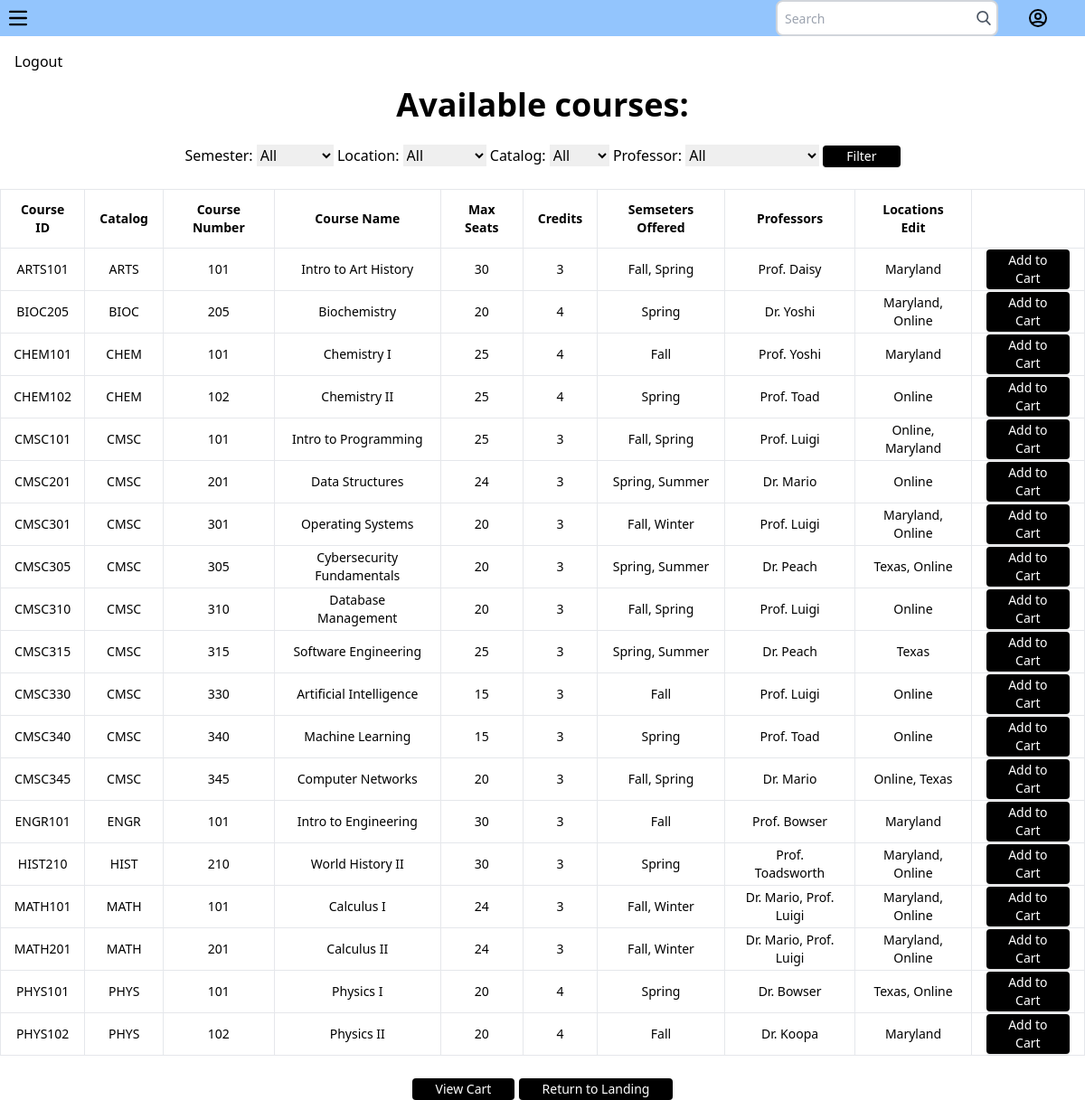
The page /courses (signed in) on the database its author committed.
### src/app.py (models this page shows, shortened)
class Course(db.Model):
    __tablename__ = 'courses'
    catalog = db.Column(db.String(4), nullable=False)
    course_number = db.Column(db.Integer, nullable=False)
    course_id = db.Column(db.String(7), primary_key=True, unique=True)
    semesters_offered = db.Column(JSON, nullable=True)
    course_name = db.Column(db.String(250), nullable=True)
    description = db.Column(db.String(250), nullable=True)
    max_seats = db.Column(db.Integer, nullable=False)
    locations_offered = db.Column(JSON, nullable=True)
    prereqs = db.Column(JSON, nullable=True)
    faculty = db.Column(JSON, nullable=True)
    credits_awarded = db.Column(db.Integer, nullable=False)
    required_technology = db.Column(db.String(250), nullable=True)
    reporting_instructions = db.Column(db.String(250), nullable=True)

### src/app.py (the view)
@app.route('/courses', methods=['GET', 'POST'])
@login_required
def view_courses():
    selected_location = request.args.get('location', '')
    selected_semester = request.args.get('semester', '')
    selected_professor = request.args.get('professor', '')
    selected_catalog = request.args.get('catalog', '')
    all_courses = Course.query.order_by(asc(Course.course_id))
    filtered_courses = all_courses.all()
    semesters = list(set(chain.from_iterable(course.semesters_offered for course in all_courses)))
    locations = list(set(chain.from_iterable(course.locations_offered for course in all_courses)))
    professors = list(set(chain.from_iterable(course.faculty for course in all_courses)))
    catalogs = Course.query.with_entities(Course.catalog).distinct().all()
    semesters.sort()
    locations.sort()
    professors.sort()
    catalogs.sort()
    for course in all_courses:
        if selected_semester:
            if not selected_semester in course.semesters_offered:
                try:
                    filtered_courses.remove(course)
                except:
                    pass
            all_courses = filtered_courses
        if selected_location:
            if not selected_location in course.locations_offered:
                try:
                    filtered_courses.remove(course)
                except:
                    pass
            all_courses = filtered_courses
        if selected_professor:
            if not selected_professor in course.faculty:
                try:
                    filtered_courses.remove(course)
                except:
                    pass
            all_courses = filtered_courses
        if selected_catalog:
            if selected_catalog != course.catalog:
                try:
                    filtered_courses.remove(course)
                except:
                    pass
            all_courses = filtered_courses
    return render_template(
        'view_courses.html',
        courses=all_courses,
        semesters=semesters,
        locations=locations,
        catalogs=[cat[0] for cat in catalogs],
        professors=professors
    )

### src/app.py (called while the page is built)
@login_mgr.user_loader
def load_user(id):
    return User.query.get(int(id))

### src/templates/view_courses.html (shortened to what this page needs)
<!DOCTYPE html>
<html lang="en">
<head>
    <link rel="stylesheet" href="{{url_for('static', filename='dist/css/table.css')}}">
</head>
<body>
    <nav class="bg-blue-300 w-full">
        <div class="flex justify-between">
            <div>
                <button data-collapse-toggle="navbar-hamburger" type="button" class="inline-flex items-center justify-center p-2 w-10 h-10 text-sm text-black rounded-lg aria-controls="navbar-hamburger" aria-expanded="false">
                    <svg class="w-5 h-5" aria-hidden="true" xmlns="http://www.w3.org/2000/svg" fill="none" viewBox="0 0 17 14">
                        <path stroke="currentColor" stroke-linecap="round" stroke-linejoin="round" stroke-width="2" d="M1 1h15M1 7h15M1 13h15"/>
                    </svg>
                </button>
            </div>
            <div class="relative flex justify-between right-10">
                <div class="relative right-8">
                    <input
                        class="border-2 border-gray-300 bg-white h-10 pl-2 pr-8 rounded-lg text-sm focus:outline-none"
                        type="search" name="search" placeholder="Search">
                    <button type="submit" class="absolute right-0 top-0 mt-3 mr-2">
                    </button>
                </div>
                <a class="relative flex items-center" href="#">
                </a>
            </div>
        </div>
    </nav>
    <aside class="bg-gray-100 w-64 h-full fixed top-0 left-0 p-4">
        <ul>
            <li><a href="{{url_for('logout')}}" class="block text-black hover:text-blue-600">Logout</a></li>
        </ul>
    </aside>
    <main class="ml-64 p-8 text-center">
        <h2 class="text-3xl md:text-4xl font-extrabold">
            Available courses:
        </h2><br>
        <form method="GET" action="{{ url_for('view_courses') }}">
            <label for="semester">Semester:</label>
            <select name="semester" id="semester">
                <option value="">All</option>
            </select>
            <label for="location">Location:</label>
            <select name="location" id="location">
                <option value="">All</option>
            </select>
            <label for="catalog">Catalog:</label>
            <select name="catalog" id="catalog">
                <option value="">All</option>
            </select>
            <label for="professor">Professor:</label>
            <select name="professor" id="professor">
                <option value="">All</option>
            </select>
            <button type="submit"class="text-white hover:text-black bg-black hover:bg-white
            font-medium text-sm px-6 py-2 border-2 border-black shadow rounded transition duration-200">Filter</button>
        </form>
    <br>
    <div class="relative overflow-x-auto shadow-md sm:rounded-lg">
        <table class="px-4 py-3 w-full text-sm text-left rtl:text-right text-black-500 dark:text-gray-400 border border-gray-400">
            <thead class="text-xs text-gray-700 uppercase dark:text-gray-400 border border-gray-400">
                <tr>
                    <th scope="col" class="px-4 py-3 border border-gray-400">Course ID</th>
                    <th scope="col" class="px-4 py-3 border border-gray-400">Catalog</th>
                    <th scope="col" class="px-4 py-3 border border-gray-400">Course Number</th>
                    <th scope="col" class="px-4 py-3 border border-gray-400">Course Name</th>
                    <th scope="col" class="px-4 py-3 border border-gray-400">Max Seats</th>
                    <th scope="col" class="px-4 py-3 border border-gray-400">Credits</th>
                    <th scope="col" class="px-4 py-3 border border-gray-400">Semseters Offered</th>
                    <th scope="col" class="px-4 py-3 border border-gray-400">Professors</th>
                    <th scope="col" class="px-4 py-3 border border-gray-400">Locations
                        <span class="sr-only">Edit</span>
                    </th>
                </tr>
            </thead>
            <tbody>
                {% for course in courses %}
                <tr class="bg-white border-b dark:bg-gray-800 dark:border-gray-700 hover:bg-gray-50 dark:hover:bg-gray-600">
                    <th scope="row" class="px-3 py-2 font-medium text-gray-900 whitespace-nowrap dark:text-white border border-gray-400">
                        <a href="{{ url_for('course_details', course_id=course.course_id) }}">{{ course.course_id }}</a>
                    </th>
                    <td class="px-4 py-2 border border-gray-400">{{ course.catalog }}</td>
                    <td class="px-4 py-1 border border-gray-400">{{ course.course_number }}</td>
                    <td class="px-4 py-2 border border-gray-400">{{ course.course_name }}</td>
                    <td class="px-4 py-2 border border-gray-400">{{ course.max_seats }}</td>
                    <td class="px-4 py-2 border border-gray-400">{{ course.credits_awarded }}</td>
                    <td class="px-4 py-2 border border-gray-400">{{ course.semesters_offered | join(', ') }}</td>
                    <td class="px-4 py-2 border border-gray-400">{{ course.faculty | join(', ') }}</td>
                    <td class="px-4 py-2 border border-gray-400">{{ course.locations_offered | join(', ') }}</td>
                    <td class="px-4 py-2 text-right border border-gray-400">
                        <form action ="{{ url_for('add_to_cart') }}" method="post">
                            <button type="submit"class="text-white hover:text-black bg-black hover:bg-white
                            font-medium text-sm px-4 py-2 border-2 border-black shadow rounded transition duration-200">Add to Cart
                            </button>
                        </form>
                    </td>
                </tr>
                {% endfor %}
            </tbody>
        </table>
        <br>
        <a href="{{ url_for('view_cart') }}">
            <button type="submit"class="text-white hover:text-black bg-black hover:bg-white
            font-medium text-sm px-6 py-2 border-2 border-black shadow rounded transition duration-200">View Cart</button>
        </a>
        <a href="{{url_for('landing')}}">
            <button type="submit"class="text-white hover:text-black bg-black hover:bg-white
            font-medium text-sm px-6 py-2 border-2 border-black shadow rounded transition duration-200">Return to Landing
            </button>
        </a><br>
    </div>
    </main>
</body>
</html>

### rows shown on the page
Course: course_id "ARTS101", catalog "ARTS", course_number "101", course_name "Intro to Art History", max_seats "30", credits_awarded "3", semesters_offered "Fall, Spring", faculty "Prof. Daisy", locations_offered "Maryland"
Course: course_id "BIOC205", catalog "BIOC", course_number "205", course_name "Biochemistry", max_seats "20", credits_awarded "4", semesters_offered "Spring", faculty "Dr. Yoshi", locations_offered "Maryland, Online"
Course: course_id "CHEM101", catalog "CHEM", course_number "101", course_name "Chemistry I", max_seats "25", credits_awarded "4", semesters_offered "Fall", faculty "Prof. Yoshi", locations_offered "Maryland"
Course: course_id "CHEM102", catalog "CHEM", course_number "102", course_name "Chemistry II", max_seats "25", credits_awarded "4", semesters_offered "Spring", faculty "Prof. Toad", locations_offered "Online"
Course: course_id "CMSC101", catalog "CMSC", course_number "101", course_name "Intro to Programming", max_seats "25", credits_awarded "3", semesters_offered "Fall, Spring", faculty "Prof. Luigi", locations_offered "Online, Maryland"
Course: course_id "CMSC201", catalog "CMSC", course_number "201", course_name "Data Structures", max_seats "24", credits_awarded "3", semesters_offered "Spring, Summer", faculty "Dr. Mario", locations_offered "Online"
Course: course_id "CMSC301", catalog "CMSC", course_number "301", course_name "Operating Systems", max_seats "20", credits_awarded "3", semesters_offered "Fall, Winter", faculty "Prof. Luigi", locations_offered "Maryland, Online"
Course: course_id "CMSC305", catalog "CMSC", course_number "305", course_name "Cybersecurity Fundamentals", max_seats "20", credits_awarded "3", semesters_offered "Spring, Summer", faculty "Dr. Peach", locations_offered "Texas, Online"
Course: course_id "CMSC310", catalog "CMSC", course_number "310", course_name "Database Management", max_seats "20", credits_awarded "3", semesters_offered "Fall, Spring", faculty "Prof. Luigi", locations_offered "Online"
Course: course_id "CMSC315", catalog "CMSC", course_number "315", course_name "Software Engineering", max_seats "25", credits_awarded "3", semesters_offered "Spring, Summer", faculty "Dr. Peach", locations_offered "Texas"
Course: course_id "CMSC330", catalog "CMSC", course_number "330", course_name "Artificial Intelligence", max_seats "15", credits_awarded "3", semesters_offered "Fall", faculty "Prof. Luigi", locations_offered "Online"
Course: course_id "CMSC340", catalog "CMSC", course_number "340", course_name "Machine Learning", max_seats "15", credits_awarded "3", semesters_offered "Spring", faculty "Prof. Toad", locations_offered "Online"
Course: course_id "CMSC345", catalog "CMSC", course_number "345", course_name "Computer Networks", max_seats "20", credits_awarded "3", semesters_offered "Fall, Spring", faculty "Dr. Mario", locations_offered "Online, Texas"
Course: course_id "ENGR101", catalog "ENGR", course_number "101", course_name "Intro to Engineering", max_seats "30", credits_awarded "3", semesters_offered "Fall", faculty "Prof. Bowser", locations_offered "Maryland"
Course: course_id "HIST210", catalog "HIST", course_number "210", course_name "World History II", max_seats "30", credits_awarded "3", semesters_offered "Spring", faculty "Prof. Toadsworth", locations_offered "Maryland, Online"
Course: course_id "MATH101", catalog "MATH", course_number "101", course_name "Calculus I", max_seats "24", credits_awarded "3", semesters_offered "Fall, Winter", faculty "Dr. Mario, Prof. Luigi", locations_offered "Maryland, Online"
Course: course_id "MATH201", catalog "MATH", course_number "201", course_name "Calculus II", max_seats "24", credits_awarded "3", semesters_offered "Fall, Winter", faculty "Dr. Mario, Prof. Luigi", locations_offered "Maryland, Online"
Course: course_id "PHYS101", catalog "PHYS", course_number "101", course_name "Physics I", max_seats "20", credits_awarded "4", semesters_offered "Spring", faculty "Dr. Bowser", locations_offered "Texas, Online"
Course: course_id "PHYS102", catalog "PHYS", course_number "102", course_name "Physics II", max_seats "20", credits_awarded "4", semesters_offered "Fall", faculty "Dr. Koopa", locations_offered "Maryland"
